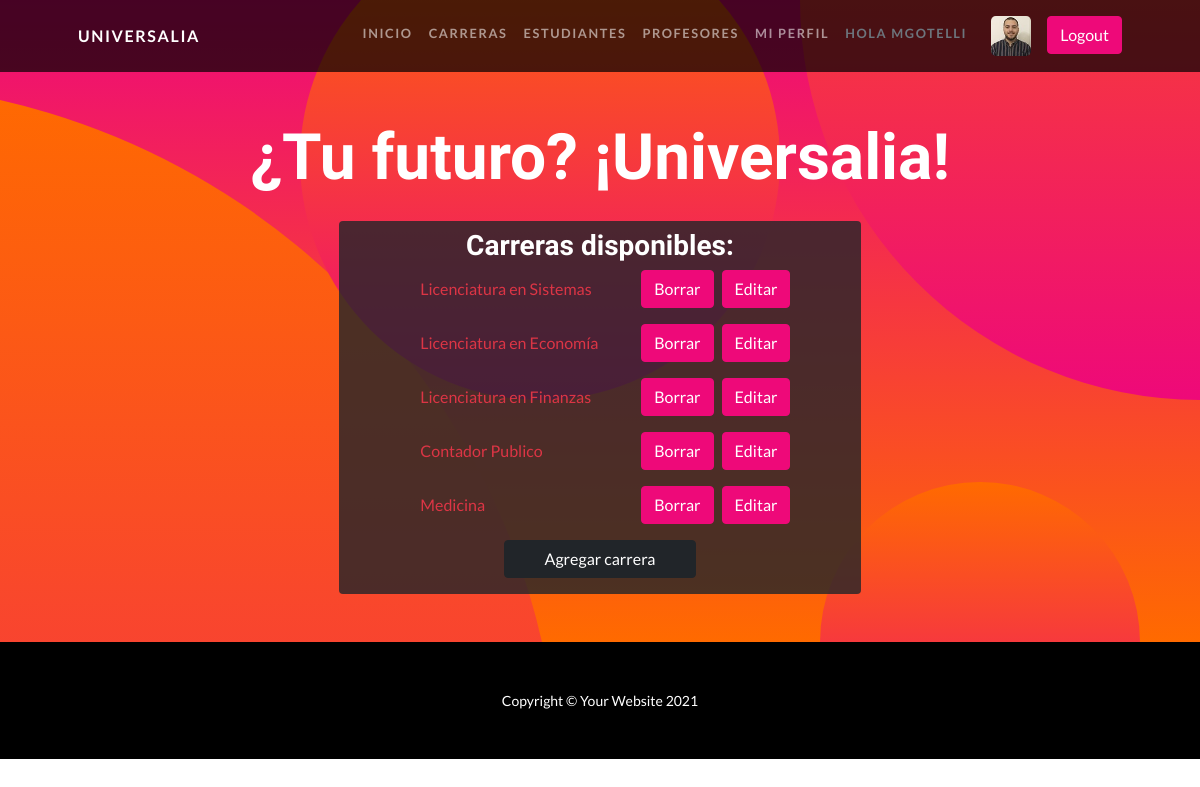
The page /Universidades/carreras/ (signed in) on the database its author committed.
### Universidades/models.py (models this page shows)
class Carrera(Model):
  carrera = CharField(max_length=100)
  duracion = DecimalField(decimal_places=1, max_digits=2)
  facultad = CharField(max_length=40)
  cantidad_materias = IntegerField(verbose_name='Materias')
  def __str__(self):
      return f'{self.carrera}'

### Universidades/views.py (the view)
# urls.py: path('carreras/', CarreraListView.as_view(), name = 'carreras'),
class CarreraListView(AvatarView, ListView):
  model = Carrera
  template_name = 'carrera/carreras.html'
  context_object_name = 'carreras'

### Universidades/views.py (called while the page is built)
  def get_context_data(self, **kwargs):
    contexto = super().get_context_data(**kwargs)
    contexto['avatar_url'] = Avatar.objects.filter(user = self.request.user).last().imagen.url
    return contexto

### Universidades/templates/carrera/carreras.html (shortened to what this page needs)
{% extends 'padre.html' %}
{% block cambia %}
  <h3 class="masthead-subheading mb-0 py-4">¿Tu futuro? ¡Universalia!</h3>
  <div class="container-fluid d-grid align-items-center justify-content-center w-50 bg-dark rounded" style="--bs-bg-opacity: .8;">
    <h3 class="pt-2 text-center">Carreras disponibles:</h3>
    {% for carrera in carreras %}
    <div class="container-fluid pb-3">
      <div class="row">
        <div class="col-7 d-flex align-items-center">
          <a class="text-decoration-none text-danger text-start" href="{% url 'ver_carrera' carrera.id %}">{{ carrera }}</a>
        </div>
        <div class="col-5 d-flex justify-content-center">
          <button class="btn btn-primary mx-2"><a class="d-block text-white text-decoration-none" href="{% url 'borrar_carreras' carrera.id %}">Borrar</a></button>
          <button class="btn btn-primary"><a class="d-block text-white text-decoration-none" href="{% url 'editar_carreras' carrera.id %}">Editar</a></button>
        </div>
      </div>
    </div>
    {% endfor %}
    <a class="d-flex btn btn-dark mb-3 w-50 m-auto justify-content-center" href="{% url 'formulario_carreras' %}">Agregar carrera</a>
  </div>
{% endblock %}

### Universidades/templates/padre.html (shortened to what this page needs)
<!DOCTYPE html>
<html lang="en">
  <head>
    {% load static %}
    <link href="{% static 'Universidades/css/styles.css' %}" rel="stylesheet" />
  </head>
  <body id="page-top">
    <nav class="navbar navbar-expand-lg navbar-dark navbar-custom fixed-top">
      <div class="container px-5">
        <a class="navbar-brand" href="#page-top">Universalia</a>
        <div class="collapse navbar-collapse" id="navbarResponsive">
          <ul class="navbar-nav ms-auto">
            {% if not user.is_authenticated %}
              <li class="nav-item"><a class="btn btn-primary" href="{% url 'login' %}">Iniciar</a></li>
            {% else %}
              <li class="nav-item"><a class="nav-link" href="{% url 'inicio' %}">Inicio</a></li>
              <li class="nav-item"><a class="nav-link" href="{% url 'carreras' %}">Carreras</a></li>
              <li class="nav-item"><a class="nav-link" href="{% url 'estudiantes' %}">Estudiantes</a></li>
              <li class="nav-item"><a class="nav-link" href="{% url 'profesores' %}">Profesores</a></li>
              <li class="nav-item"><a class="nav-link" href="{% url 'miperfil' %}">Mi perfil</a></li>
              <li class="nav-item"><a class="nav-link text-muted" href="{% url 'inicio' %}">Hola {{ user.username }}</a></li>
            {% if avatar_url %}
              <img src="{{ avatar_url }}" class="mx-3 rounded-3" height="40px" width="40px">
            {% else %}
              <img src="{% static 'Universidades/assets/default.jfif' %}" class="mx-3 rounded-3" height="40px" width="40px">
            {% endif %}
              <li class="nav-item"><a class="btn btn-primary" href="{% url 'logout' %}">Logout</a></li>
            {% endif %}
        </div>
      </div>
    </nav>
    <header class="masthead text-center text-white py-5">
      <div class="masthead-content pt-5">
        <div class="container px-5">
          {% block cambia %}{% endblock %}
        </div>
      </div>
      <div class="bg-circle-1 bg-circle"></div>
      <div class="bg-circle-2 bg-circle"></div>
      <div class="bg-circle-3 bg-circle"></div>
      <div class="bg-circle-4 bg-circle"></div>
    </header>
    <footer class="py-5 bg-black">
      <div class="container px-5"><p class="m-0 text-center text-white small">Copyright &copy; Your Website 2021</p></div>
    </footer>
  </body>
</html>

### rows shown on the page
Carrera: carrera "Licenciatura en Sistemas"
Carrera: carrera "Licenciatura en Economía"
Carrera: carrera "Licenciatura en Finanzas"
Carrera: carrera "Contador Publico"
Carrera: carrera "Medicina"

### other values the page prints
{{ user.username }} "MGOTELLI"
